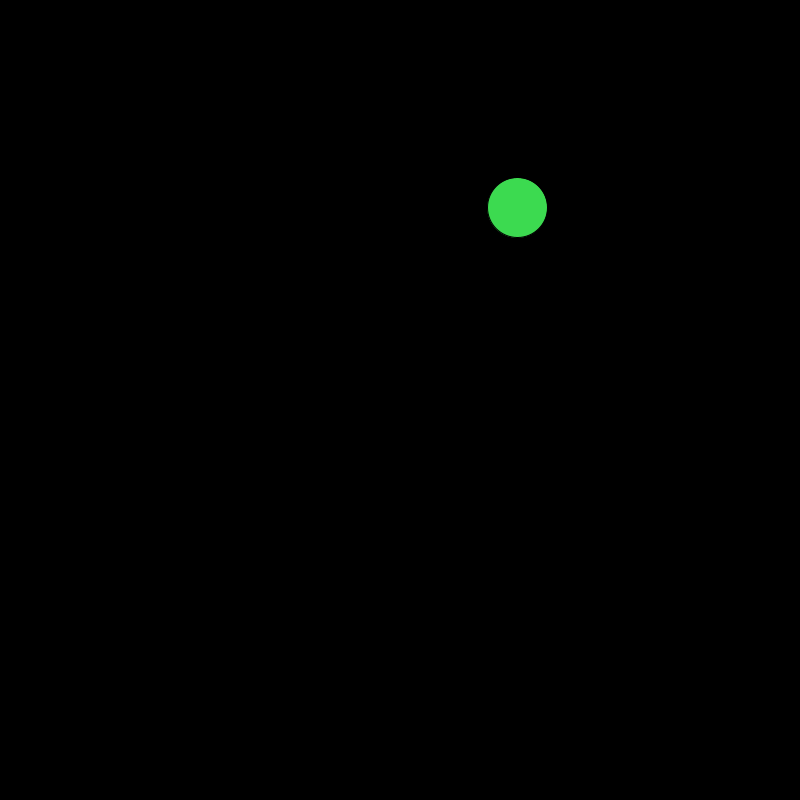
Frame 1 (no input)
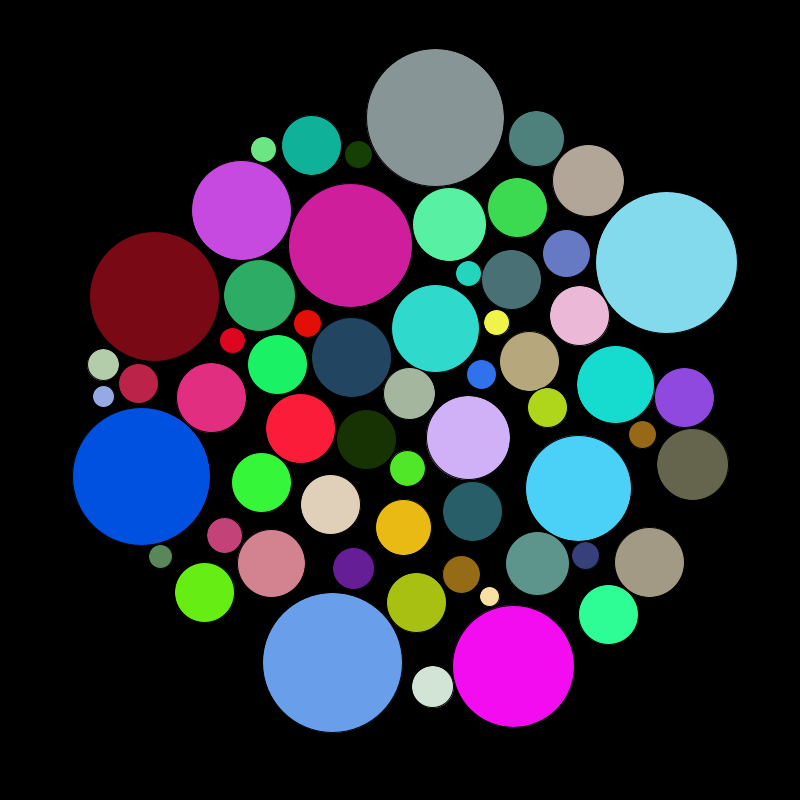
Frame 60 (the mouse pressed at the canvas centre just before this capture)
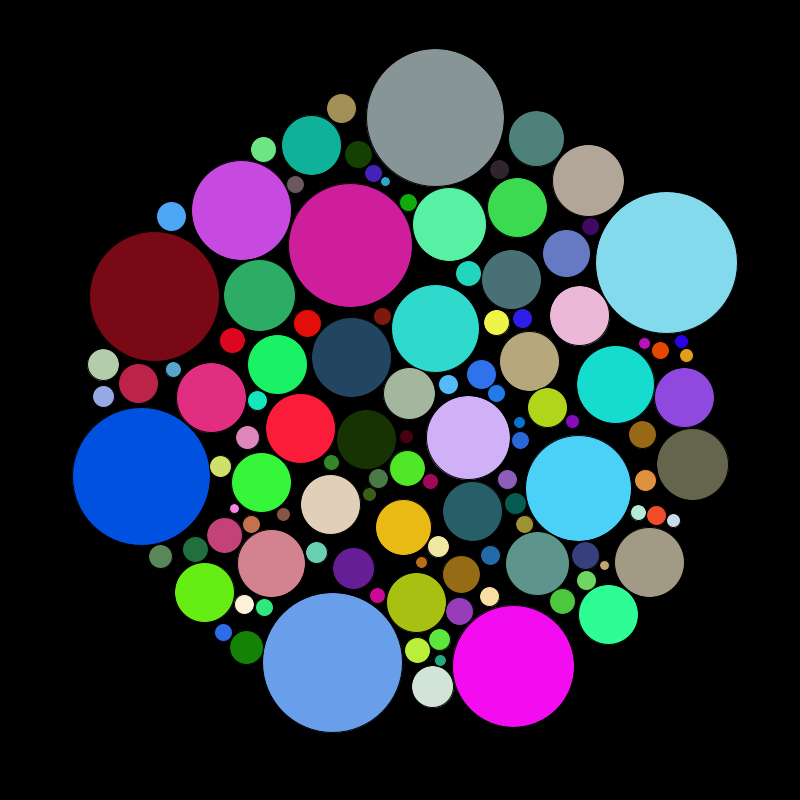
Frame 120 (the mouse held since frame 60 and released just before this capture)

The Processing sketch that drew these frames (run headless with seeded random() and noise(); from frame 60 on, the mouse is pressed at the canvas centre):

// Processing sketch: w13a_circlePacking
// ── w13a_circlePacking.pde
ArrayList<Circle> circles = new ArrayList<Circle>();

void setup() {
  size(800, 800);
}

boolean isColliding(float x, float y, float s) {
  for (Circle c : circles) {
    if (dist(x, y, c.p.x, c.p.y) < s + c.s) {
      return true;
    }
  }
  return false;
}

void draw() {
  background(0);
  float x = random(width);
  float y = random(height);
  float r = 30;

  int max = 30;
  int radius = (int)random(30, 80);
  int i = 0;
  while ((isColliding(x, y, r) && i < max) || dist(x, y, width/2, height/2) > 300) {
    x = random(width);
    y = random(height);
    if (i == max - 1 && radius > 5) {
      radius--;
      i = 0;
    }
    r = radius;
    i++;
  }
  if (i < max) {
    circles.add(new Circle(x, y, r));
  }


  for (Circle c : circles) {
    c.display();
  }
}

class Circle {
  PVector p;
  float s;
  color c;

  Circle(float x, float y, float _s) {
    p = new PVector(x, y);
    s = _s;
    c = color(random(255), random(255), random(255));
  }

  void display() {
    fill(c);
    ellipse(p.x, p.y, s*2, s*2);
  }
}
